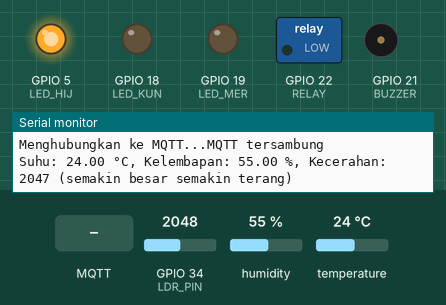
Simulated run of this sketch. Board: ESP32. On the bench: switched loads named in the sketch (green lamp = pin HIGH), output pins drawn as LEDs (lit = HIGH), buzzer (waves = sounding, pin HIGH), the last lines printed to the serial monitor. Inputs (shaded band) come from the test bench; at power-on: temperature 24 °C, GPIO 34 (LDR_PIN) = 2048, humidity 55 %. WiFi joins after 1.5 s; servers stay silent unless stated; no MQTT or app messages arrive unless stated.

Above: at 3.2 s.
3.3 s: MQTT message "ON" arrives on the first subscribed topic
At 4.7 s:
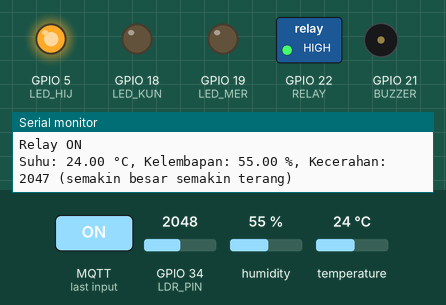
5.5 s: temperature set to 29.3 °C
7.2 s: temperature set to 30.5 °C
At 9.2 s:
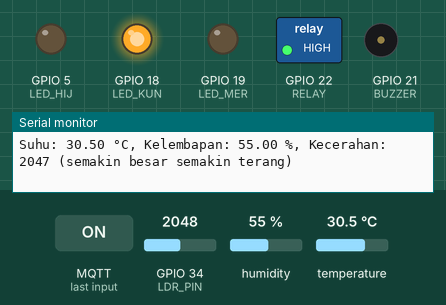
9.5 s: MQTT message "OFF" arrives on the first subscribed topic
At 11.3 s:
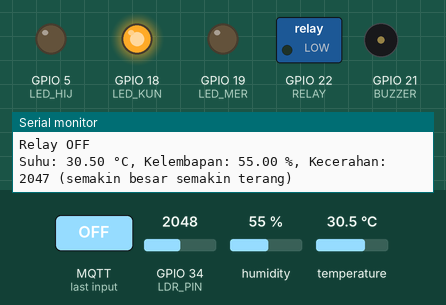
11.6 s: temperature set to 34.6 °C
13.3 s: temperature set to 35.8 °C
At 14.9 s:
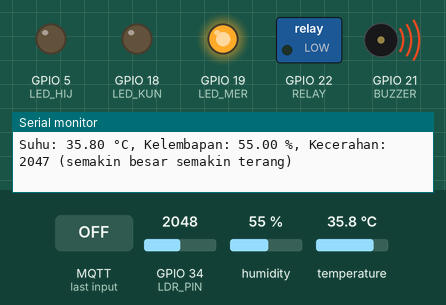
Timing chart, 0 to 16.4 s (numbered marks = the images above; inputs shaded):
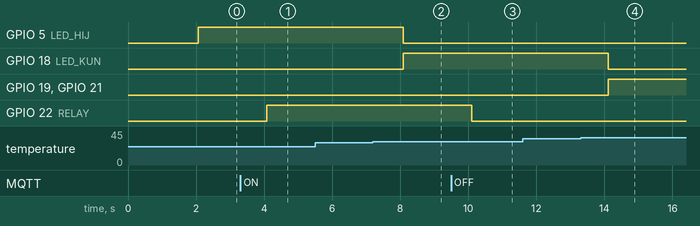

Measured:
- the behaviour switches between 29.9 and 30 °C on temperature (found by bisection; images 1 and 2)
- the behaviour switches between 35 and 35.1 °C on temperature (found by bisection; images 3 and 4)
- after the input at 3.3 s, GPIO 22 (RELAY): LOW → HIGH after 0.77 s
- after the input at 7.2 s, GPIO 5 (LED_HIJ): HIGH → LOW after 0.90 s; GPIO 18 (LED_KUN): LOW → HIGH after 0.90 s
- after the input at 9.5 s, GPIO 22 (RELAY): HIGH → LOW after 0.60 s
- after the input at 13.3 s, GPIO 18 (LED_KUN): HIGH → LOW after 0.82 s; GPIO 19 (LED_MER), GPIO 21 (BUZZER): LOW → HIGH after 0.82 s

The sketch:

UTS_152022012_esp32.ino
```cpp
#include <WiFi.h>
#include <PubSubClient.h>
#include <DHT.h>

// Konfigurasi WiFi dan MQTT
const char* ssid = "Haha";
const char* password = "hahahaha";
const char* mqtt_server = "broker.hivemq.com";
const char* mqtt_topic = "152022012_UTS";
const char* relay_command_topic = "152022012_UTS/relay_command";

WiFiClient espClient;
PubSubClient client(espClient);

// Konfigurasi DHT
#define DHTPIN 4
#define DHTTYPE DHT22
DHT dht(DHTPIN, DHTTYPE);

// Konfigurasi pin LED, buzzer, relay, dan LDR
#define LED_HIJ 5
#define LED_KUN 18
#define LED_MER 19
#define BUZZER 21
#define RELAY 22
#define LDR_PIN 34 // Pin untuk membaca data dari LDR (gunakan ADC)

// Fungsi untuk menghubungkan ke WiFi
void setup_wifi() {
  delay(10);
  Serial.println("Menghubungkan ke WiFi...");
  WiFi.begin(ssid, password);

  while (WiFi.status() != WL_CONNECTED) {
    delay(1000);
    Serial.print(".");
  }
  Serial.println("\nWiFi tersambung");
}

// Fungsi untuk menyalakan relay
void relayOn() {
  digitalWrite(RELAY, HIGH);
  Serial.println("Relay ON");
}

// Fungsi untuk mematikan relay
void relayOff() {
  digitalWrite(RELAY, LOW);
  Serial.println("Relay OFF");
}

// Callback untuk menerima pesan MQTT
void callback(char* topic, byte* message, unsigned int length) {
  Serial.print("Pesan diterima di topik: ");
  Serial.print(topic);
  Serial.print(". Pesan: ");
  String messageTemp;

  for (int i = 0; i < length; i++) {
    messageTemp += (char)message[i];
  }
  Serial.println(messageTemp);

  // Memeriksa apakah pesan yang diterima adalah perintah untuk relay
  if (String(topic) == relay_command_topic) {
    if (messageTemp == "ON") {
      relayOn();
    } else if (messageTemp == "OFF") {
      relayOff();
    }
  }
}

// Fungsi untuk menyambung ulang ke MQTT
void reconnect() {
  while (!client.connected()) {
    Serial.print("Menghubungkan ke MQTT...");
    if (client.connect("152022003")) {
      Serial.println("MQTT tersambung");
      client.subscribe(relay_command_topic); // Berlangganan topik untuk kontrol relay
    } else {
      Serial.print("Gagal, rc=");
      Serial.print(client.state());
      Serial.println(" mencoba lagi dalam 5 detik");
      delay(5000);
    }
  }
}

void setup() {
  Serial.begin(115200);
  setup_wifi();
  client.setServer(mqtt_server, 1883);
  client.setCallback(callback); // Menetapkan callback MQTT
  dht.begin();

  pinMode(LED_HIJ, OUTPUT);
  pinMode(LED_KUN, OUTPUT);
  pinMode(LED_MER, OUTPUT);
  pinMode(BUZZER, OUTPUT);
  pinMode(RELAY, OUTPUT);
  pinMode(LDR_PIN, INPUT);
}

void loop() {
  if (!client.connected()) {
    reconnect();
  }
  client.loop();

  float suhu = dht.readTemperature();
  float kelembapan = dht.readHumidity();
  int ldrValue = analogRead(LDR_PIN); // Membaca nilai LDR (0-4095 untuk ESP32)

  // Membalik nilai kecerahan, sehingga 0 adalah gelap dan 4095 adalah terang
  int kecerahan = map(ldrValue, 4095, 0, 0, 4095);

  if (isnan(suhu) || isnan(kelembapan)) {
    Serial.println("Gagal membaca data dari sensor DHT");
    return;
  }

  Serial.print("Suhu: ");
  Serial.print(suhu);
  Serial.print(" °C, Kelembapan: ");
  Serial.print(kelembapan);
  Serial.print(" %, Kecerahan: ");
  Serial.print(kecerahan);
  Serial.println(" (semakin besar semakin terang)");

  // Logika kontrol LED dan Buzzer
  if (suhu > 35) {
    digitalWrite(LED_HIJ, LOW);
    digitalWrite(LED_KUN, LOW);
    digitalWrite(LED_MER, HIGH);
    digitalWrite(BUZZER, HIGH);
  } else if (suhu >= 30 && suhu <= 35) {
    digitalWrite(LED_HIJ, LOW);
    digitalWrite(LED_KUN, HIGH);
    digitalWrite(LED_MER, LOW);
    digitalWrite(BUZZER, LOW);
  } else {
    digitalWrite(LED_HIJ, HIGH);
    digitalWrite(LED_KUN, LOW);
    digitalWrite(LED_MER, LOW);
    digitalWrite(BUZZER, LOW);
  }

  // Kirim data suhu, kelembapan, dan kecerahan melalui MQTT
  String payload = "{\"suhu\": " + String(suhu) +
                   ", \"kelembapan\": " + String(kelembapan) +
                   ", \"kecerahan\": " + String(kecerahan) + "}";
  client.publish(mqtt_topic, payload.c_str());

  delay(2000); // Interval pengiriman data
}
```
